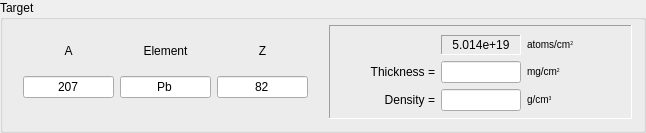
         <widget class="QGroupBox" name="gB_Target">
          <property name="title">
           <string>Target</string>
          </property>
          <layout class="QHBoxLayout" name="horizontalLayout_5" stretch="1,1">
           <property name="spacing">
            <number>12</number>
           </property>
           <property name="topMargin">
            <number>5</number>
           </property>
           <item>
            <widget class="QFrame" name="frame5">
             <property name="frameShape">
              <enum>QFrame::NoFrame</enum>
             </property>
             <property name="frameShadow">
              <enum>QFrame::Sunken</enum>
             </property>
             <layout class="QGridLayout" name="gridLayout_9">
              <property name="leftMargin">
               <number>9</number>
              </property>
              <property name="topMargin">
               <number>7</number>
              </property>
              <item row="0" column="0">
               <widget class="QLabel" name="label3">
                <property name="sizePolicy">
                 <sizepolicy hsizetype="Preferred" vsizetype="Fixed">
                  <horstretch>0</horstretch>
                  <verstretch>0</verstretch>
                 </sizepolicy>
                </property>
                <property name="text">
                 <string>A</string>
                </property>
                <property name="alignment">
                 <set>Qt::AlignCenter</set>
                </property>
               </widget>
              </item>
              <item row="0" column="1">
               <widget class="QLabel" name="labelElement">
                <property name="sizePolicy">
                 <sizepolicy hsizetype="Preferred" vsizetype="Fixed">
                  <horstretch>0</horstretch>
                  <verstretch>0</verstretch>
                 </sizepolicy>
                </property>
                <property name="minimumSize">
                 <size>
                  <width>55</width>
                  <height>0</height>
                 </size>
                </property>
                <property name="text">
                 <string>Element</string>
                </property>
                <property name="alignment">
                 <set>Qt::AlignCenter</set>
                </property>
               </widget>
              </item>
              <item row="0" column="2">
               <widget class="QLabel" name="label5">
                <property name="sizePolicy">
                 <sizepolicy hsizetype="Preferred" vsizetype="Fixed">
                  <horstretch>0</horstretch>
                  <verstretch>0</verstretch>
                 </sizepolicy>
                </property>
                <property name="text">
                 <string>Z</string>
                </property>
                <property name="alignment">
                 <set>Qt::AlignCenter</set>
                </property>
               </widget>
              </item>
              <item row="1" column="0">
               <widget class="QLineEdit" name="edit_TargA">
                <property name="sizePolicy">
                 <sizepolicy hsizetype="Preferred" vsizetype="Fixed">
                  <horstretch>0</horstretch>
                  <verstretch>0</verstretch>
                 </sizepolicy>
                </property>
                <property name="minimumSize">
                 <size>
                  <width>50</width>
                  <height>20</height>
                 </size>
                </property>
                <property name="text">
                 <string>207</string>
                </property>
                <property name="alignment">
                 <set>Qt::AlignCenter</set>
                </property>
               </widget>
              </item>
              <item row="1" column="1">
               <widget class="QLineEdit" name="edit_TargEl">
                <property name="sizePolicy">
                 <sizepolicy hsizetype="Preferred" vsizetype="Fixed">
                  <horstretch>0</horstretch>
                  <verstretch>0</verstretch>
                 </sizepolicy>
                </property>
                <property name="minimumSize">
                 <size>
                  <width>55</width>
                  <height>20</height>
                 </size>
                </property>
                <property name="text">
                 <string>Pb</string>
                </property>
                <property name="alignment">
                 <set>Qt::AlignCenter</set>
                </property>
               </widget>
              </item>
              <item row="1" column="2">
               <widget class="QLineEdit" name="edit_TargZ">
                <property name="sizePolicy">
                 <sizepolicy hsizetype="Preferred" vsizetype="Fixed">
                  <horstretch>0</horstretch>
                  <verstretch>0</verstretch>
                 </sizepolicy>
                </property>
                <property name="minimumSize">
                 <size>
                  <width>40</width>
                  <height>20</height>
                 </size>
                </property>
                <property name="text">
                 <string>82</string>
                </property>
                <property name="alignment">
                 <set>Qt::AlignCenter</set>
                </property>
               </widget>
              </item>
             </layout>
            </widget>
           </item>
           <item>
            <widget class="QFrame" name="frame6">
             <property name="frameShape">
              <enum>QFrame::Panel</enum>
             </property>
             <property name="frameShadow">
              <enum>QFrame::Sunken</enum>
             </property>
             <layout class="QGridLayout" name="gridLayout_10" columnstretch="2,1,2">
              <property name="bottomMargin">
               <number>7</number>
              </property>
              <item row="0" column="1">
               <widget class="QLabel" name="label_TargetAtoms">
                <property name="minimumSize">
                 <size>
                  <width>80</width>
                  <height>20</height>
                 </size>
                </property>
                <property name="frameShape">
                 <enum>QFrame::Panel</enum>
                </property>
                <property name="frameShadow">
                 <enum>QFrame::Sunken</enum>
                </property>
                <property name="text">
                 <string>5.014e+19</string>
                </property>
                <property name="alignment">
                 <set>Qt::AlignCenter</set>
                </property>
               </widget>
              </item>
              <item row="0" column="2">
               <widget class="QLabel" name="label39">
                <property name="text">
                 <string>&lt;font size=-1&gt;atoms/cm&lt;sup&gt;2&lt;/sup&gt;&lt;/font&gt;</string>
                </property>
               </widget>
              </item>
              <item row="1" column="0">
               <widget class="QLabel" name="label_23">
                <property name="text">
                 <string>Thickness =</string>
                </property>
                <property name="alignment">
                 <set>Qt::AlignRight|Qt::AlignTrailing|Qt::AlignVCenter</set>
                </property>
               </widget>
              </item>
              <item row="1" column="1">
               <widget class="QLineEdit" name="edit_Thick">
                <property name="minimumSize">
                 <size>
                  <width>0</width>
                  <height>20</height>
                 </size>
                </property>
                <property name="alignment">
                 <set>Qt::AlignCenter</set>
                </property>
               </widget>
              </item>
              <item row="1" column="2">
               <widget class="QLabel" name="label17">
                <property name="text">
                 <string>&lt;font size=-1&gt;mg/cm&lt;sup&gt;2&lt;/sup&gt;&lt;/font&gt;</string>
                </property>
               </widget>
              </item>
              <item row="2" column="0">
               <widget class="QLabel" name="label_24">
                <property name="text">
                 <string>Density =</string>
                </property>
                <property name="alignment">
                 <set>Qt::AlignRight|Qt::AlignTrailing|Qt::AlignVCenter</set>
                </property>
               </widget>
              </item>
              <item row="2" column="1">
               <widget class="QLineEdit" name="edit_Density">
                <property name="minimumSize">
                 <size>
                  <width>0</width>
                  <height>20</height>
                 </size>
                </property>
                <property name="alignment">
                 <set>Qt::AlignCenter</set>
                </property>
               </widget>
              </item>
              <item row="2" column="2">
               <widget class="QLabel" name="label11">
                <property name="text">
                 <string>&lt;font size=-1&gt;g/cm&lt;sup&gt;3&lt;/sup&gt;&lt;/font&gt;</string>
                </property>
               </widget>
              </item>
             </layout>
            </widget>
           </item>
          </layout>
         </widget>
